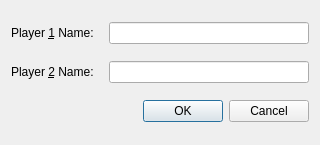
<?xml version="1.0" encoding="UTF-8"?>
<ui version="4.0">
 <class>ConfigurationDialog</class>
 <widget class="QDialog" name="ConfigurationDialog">
  <property name="geometry">
   <rect>
    <x>0</x>
    <y>0</y>
    <width>320</width>
    <height>145</height>
   </rect>
  </property>
  <property name="windowTitle">
   <string>Dialog</string>
  </property>
  <layout class="QGridLayout" name="gridLayout">
   <item row="0" column="0">
    <layout class="QHBoxLayout" name="horizontalLayout">
     <property name="spacing">
      <number>15</number>
     </property>
     <item>
      <widget class="QLabel" name="label">
       <property name="text">
        <string>Player &amp;1 Name:</string>
       </property>
       <property name="buddy">
        <cstring>player1Name</cstring>
       </property>
      </widget>
     </item>
     <item>
      <widget class="QLineEdit" name="player1Name"/>
     </item>
    </layout>
   </item>
   <item row="1" column="0">
    <layout class="QHBoxLayout" name="horizontalLayout_2">
     <property name="spacing">
      <number>15</number>
     </property>
     <item>
      <widget class="QLabel" name="label_2">
       <property name="text">
        <string>Player &amp;2 Name:</string>
       </property>
       <property name="buddy">
        <cstring>player2Name</cstring>
       </property>
      </widget>
     </item>
     <item>
      <widget class="QLineEdit" name="player2Name"/>
     </item>
    </layout>
   </item>
   <item row="2" column="0">
    <widget class="QDialogButtonBox" name="buttonBox">
     <property name="orientation">
      <enum>Qt::Horizontal</enum>
     </property>
     <property name="standardButtons">
      <set>QDialogButtonBox::Cancel|QDialogButtonBox::Ok</set>
     </property>
    </widget>
   </item>
  </layout>
 </widget>
 <tabstops>
  <tabstop>player2Name</tabstop>
  <tabstop>player1Name</tabstop>
 </tabstops>
 <resources/>
 <connections>
  <connection>
   <sender>buttonBox</sender>
   <signal>accepted()</signal>
   <receiver>ConfigurationDialog</receiver>
   <slot>accept()</slot>
   <hints>
    <hint type="sourcelabel">
     <x>227</x>
     <y>119</y>
    </hint>
    <hint type="destinationlabel">
     <x>157</x>
     <y>105</y>
    </hint>
   </hints>
  </connection>
  <connection>
   <sender>buttonBox</sender>
   <signal>rejected()</signal>
   <receiver>ConfigurationDialog</receiver>
   <slot>reject()</slot>
   <hints>
    <hint type="sourcelabel">
     <x>283</x>
     <y>118</y>
    </hint>
    <hint type="destinationlabel">
     <x>286</x>
     <y>105</y>
    </hint>
   </hints>
  </connection>
  <connection>
   <sender>player1Name</sender>
   <signal>textChanged(QString)</signal>
   <receiver>ConfigurationDialog</receiver>
   <slot>updateOkButtonState()</slot>
   <hints>
    <hint type="sourcelabel">
     <x>218</x>
     <y>36</y>
    </hint>
    <hint type="destinationlabel">
     <x>91</x>
     <y>54</y>
    </hint>
   </hints>
  </connection>
  <connection>
   <sender>player2Name</sender>
   <signal>textChanged(QString)</signal>
   <receiver>ConfigurationDialog</receiver>
   <slot>updateOkButtonState()</slot>
   <hints>
    <hint type="sourcelabel">
     <x>270</x>
     <y>84</y>
    </hint>
    <hint type="destinationlabel">
     <x>110</x>
     <y>64</y>
    </hint>
   </hints>
  </connection>
 </connections>
 <slots>
  <slot>updateOkButtonState()</slot>
 </slots>
</ui>
